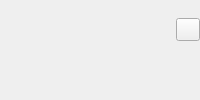
     <widget class="QWidget" name="widget_4" native="true">
      <layout class="QHBoxLayout" name="horizontalLayout_3">
       <property name="spacing">
        <number>0</number>
       </property>
       <property name="leftMargin">
        <number>0</number>
       </property>
       <property name="topMargin">
        <number>0</number>
       </property>
       <property name="rightMargin">
        <number>0</number>
       </property>
       <property name="bottomMargin">
        <number>0</number>
       </property>
       <item>
        <widget class="QWidget" name="ui_conductor_logo_wgt" native="true">
         <layout class="QVBoxLayout" name="verticalLayout_4">
          <property name="spacing">
           <number>0</number>
          </property>
          <property name="leftMargin">
           <number>0</number>
          </property>
          <property name="topMargin">
           <number>0</number>
          </property>
          <property name="rightMargin">
           <number>0</number>
          </property>
          <property name="bottomMargin">
           <number>9</number>
          </property>
          <item>
           <widget class="QLabel" name="ui_logo_lbl">
            <property name="sizePolicy">
             <sizepolicy hsizetype="Fixed" vsizetype="Fixed">
              <horstretch>0</horstretch>
              <verstretch>0</verstretch>
             </sizepolicy>
            </property>
            <property name="minimumSize">
             <size>
              <width>0</width>
              <height>0</height>
             </size>
            </property>
            <property name="maximumSize">
             <size>
              <width>128</width>
              <height>64</height>
             </size>
            </property>
            <property name="text">
             <string/>
            </property>
            <property name="pixmap">
             <pixmap resource="../submitter_resources.qrc">:/images/resources/conductorTech_logo_white.svg</pixmap>
            </property>
            <property name="scaledContents">
             <bool>true</bool>
            </property>
           </widget>
          </item>
         </layout>
        </widget>
       </item>
       <item>
        <widget class="QWidget" name="widget_5" native="true">
         <property name="sizePolicy">
          <sizepolicy hsizetype="Maximum" vsizetype="Preferred">
           <horstretch>0</horstretch>
           <verstretch>0</verstretch>
          </sizepolicy>
         </property>
         <property name="layoutDirection">
          <enum>Qt::RightToLeft</enum>
         </property>
         <layout class="QVBoxLayout" name="verticalLayout_6">
          <property name="spacing">
           <number>0</number>
          </property>
          <property name="leftMargin">
           <number>0</number>
          </property>
          <property name="topMargin">
           <number>0</number>
          </property>
          <property name="rightMargin">
           <number>0</number>
          </property>
          <property name="bottomMargin">
           <number>0</number>
          </property>
          <item>
           <widget class="QToolButton" name="ui_refresh_tbtn">
            <property name="toolTip">
             <string>Reset UI data</string>
            </property>
            <property name="layoutDirection">
             <enum>Qt::RightToLeft</enum>
            </property>
            <property name="text">
             <string/>
            </property>
            <property name="icon">
             <iconset resource="../submitter_resources.qrc">
              <normaloff>:/images/resources/arrow_refresh_x16.png</normaloff>:/images/resources/arrow_refresh_x16.png</iconset>
            </property>
            <property name="iconSize">
             <size>
              <width>16</width>
              <height>16</height>
             </size>
            </property>
            <property name="arrowType">
             <enum>Qt::NoArrow</enum>
            </property>
           </widget>
          </item>
          <item>
           <spacer name="verticalSpacer">
            <property name="orientation">
             <enum>Qt::Vertical</enum>
            </property>
            <property name="sizeType">
             <enum>QSizePolicy::Minimum</enum>
            </property>
            <property name="sizeHint" stdset="0">
             <size>
              <width>20</width>
              <height>40</height>
             </size>
            </property>
           </spacer>
          </item>
         </layout>
        </widget>
       </item>
      </layout>
     </widget>
